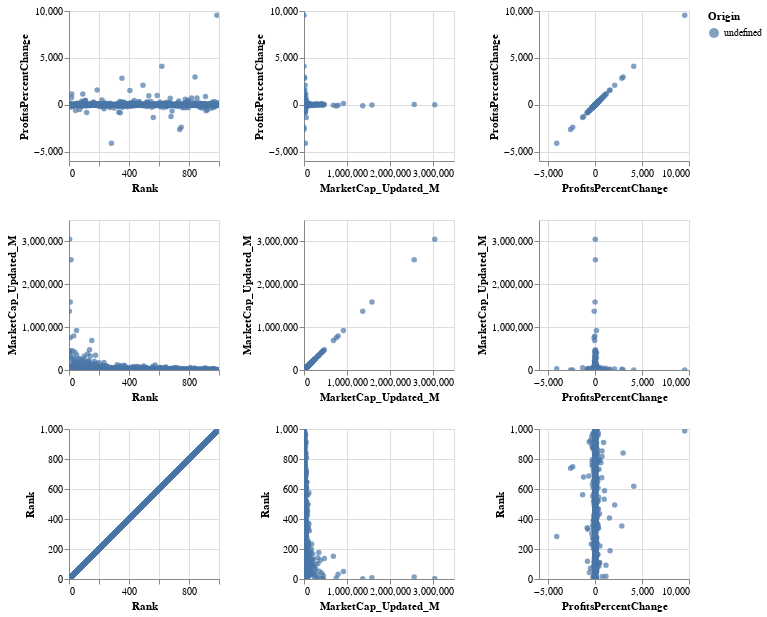

The notebook cell saved with this chart:
### Markdown cell above
checked correlation of the most eye catching columns, to get an initial understanding of the realtionship between features

### Code cell
columns=['Rank', 'MarketCap_Updated_M', 'ProfitsPercentChange']
alt.Chart(df).mark_circle().encode(
    alt.X(alt.repeat("column"), type='quantitative'),
    alt.Y(alt.repeat("row"), type='quantitative'),
    color='Origin:N'
).properties(
    width=150,
    height=150
).repeat(
    row=columns[::-1],
    column=columns
).interactive()

### Figure 1 — Vega-Lite specification as saved in the notebook (floating-point values rounded to 4 significant figures; data arrays with more than 128 entries replaced by an {"elided": "..."} marker saying what was removed)
{"config": {"view": {"continuousWidth": 400, "continuousHeight": 300}}, "repeat": {"column": ["Rank", "MarketCap_Updated_M", "ProfitsPercentChange"], "row": ["ProfitsPercentChange", "MarketCap_Updated_M", "Rank"]}, "spec": {"data": {"name": "data-9319d68d26196f0f78d0780f3b64b655"}, "mark": "circle", "encoding": {"color": {"field": "Origin", "type": "nominal"}, "x": {"field": {"repeat": "column"}, "type": "quantitative"}, "y": {"field": {"repeat": "row"}, "type": "quantitative"}}, "height": 150, "selection": {"selector004": {"type": "interval", "bind": "scales", "encodings": ["x", "y"]}}, "width": 150}, "$schema": "https://vega.github.io/schema/vega-lite/v4.17.0.json", "datasets": {"data-9319d68d26196f0f78d0780f3b64b655": {"elided": "1000 records"}}}
